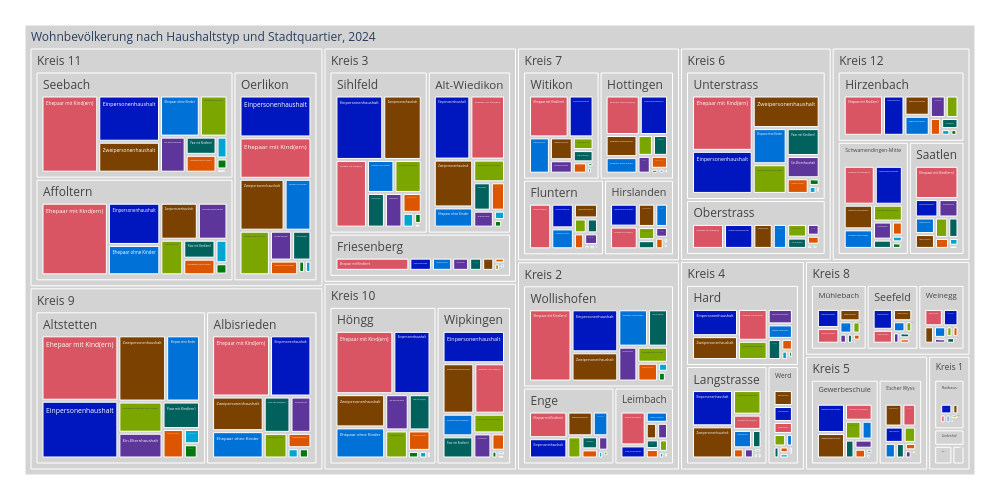

The notebook cell saved with this chart:
### Code cell
treeMap1 = mypy_dv.plot_px_treemap(
    data=myTM.reset_index()
    ,levels=['KreisLang','QuarLang', 'HHtypLang', ]
    ,values="AnzBestWir"
    ,color="HHtypLang"
    #, color_continuous_scale='Blues'
    ,color_discrete_map=farben_dict_zc
    ,height=500
    ,width=1000             
    #,margin_val_bottom=25
    ,myHeaderTitle="Wohnbevölkerung nach Haushaltstyp und Stadtquartier, "+data_max_date
)
treeMap1

### Figure 1 — Plotly figure (JSON) as saved in the notebook; plotly's stock layout.template omitted (floating-point values rounded to 4 significant figures; data arrays with more than 128 entries replaced by an {"elided": "..."} marker saying what was removed)
{"data": [{"branchvalues": "total", "customdata": {"elided": "442x1 str values"}, "domain": {"x": [0, 1], "y": [0, 1]}, "hovertemplate": "%{label}<br><br>Anzahl:<br>%{value}<extra></extra>", "ids": {"elided": "442 str values"}, "labels": {"elided": "442 str values"}, "marker": {"colors": {"elided": "442 str values"}}, "name": "", "parents": {"elided": "442 str values"}, "root": {"color": "grey"}, "type": "treemap", "values": {"elided": "442 int values"}}], "layout": {"height": 500, "legend": {"tracegroupgap": 0}, "margin": {"b": 25, "l": 25, "r": 25, "t": 25}, "width": 1000}}
